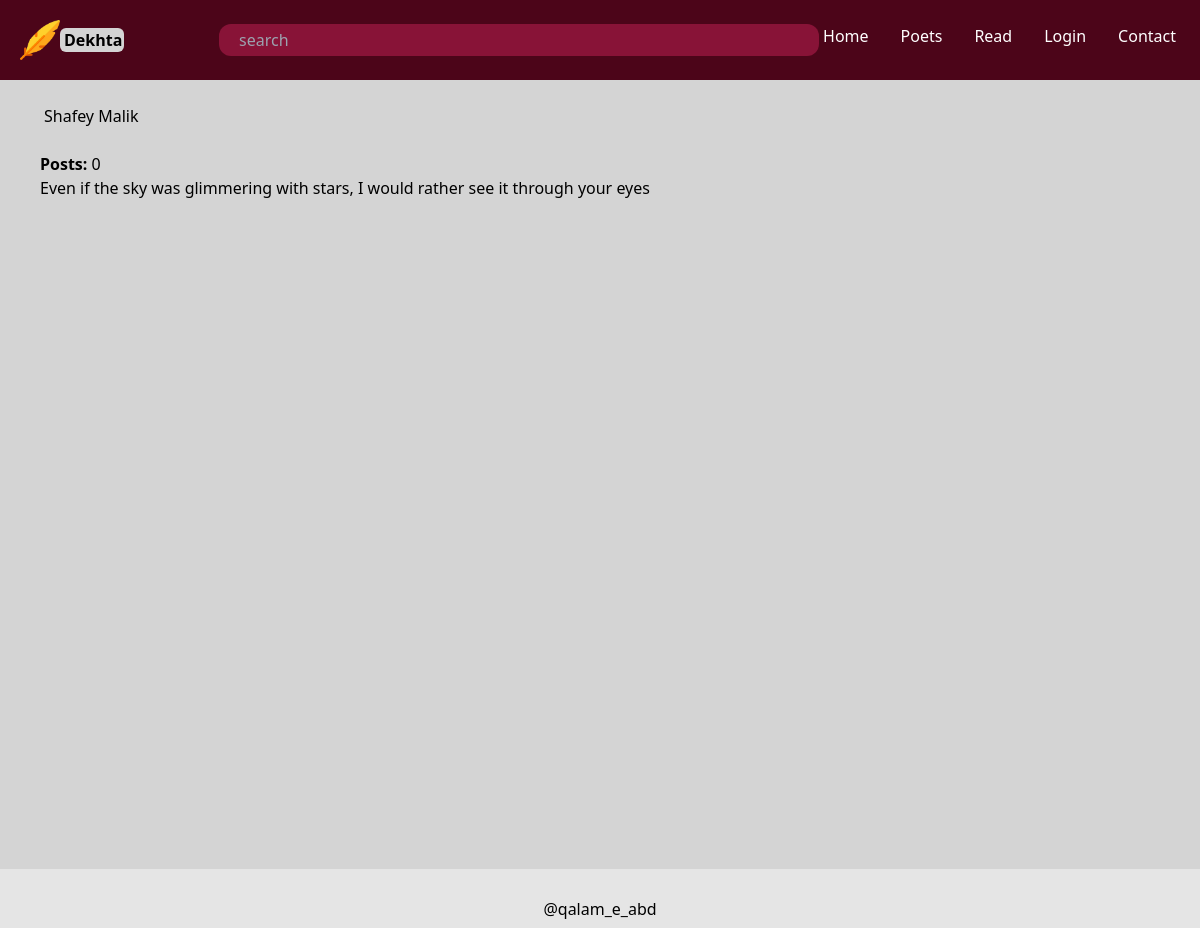
Page /poets/Shafey-Malik/ on the earlier database version.
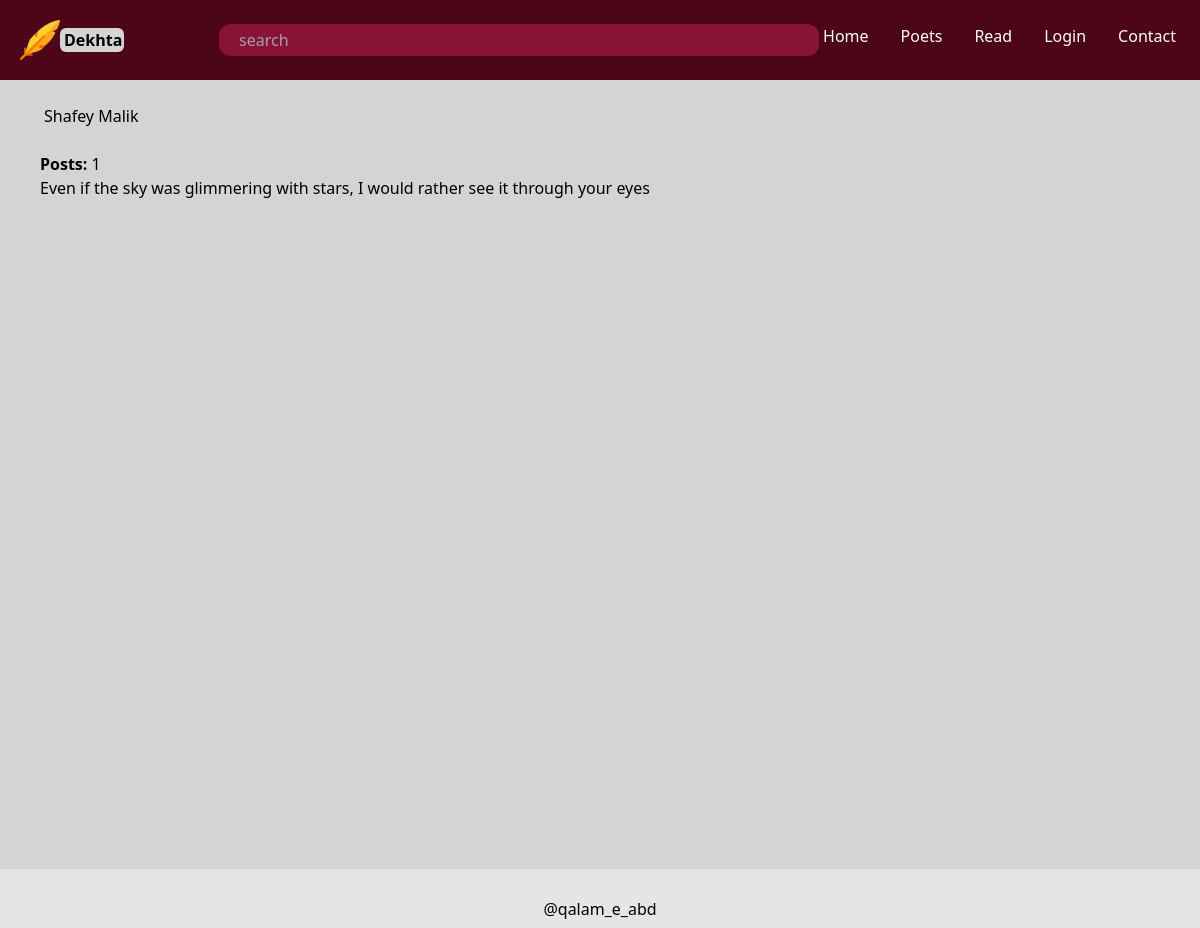
Same page on the later database version.
### dekhta/models.py (models this page shows, shortened)
class Poets(models.Model):
    user = models.OneToOneField(User, on_delete=models.CASCADE, null=True)
    first_name = models.CharField(max_length = 25)
    last_name = models.CharField(max_length = 25)
    posts_count = models.IntegerField(default = 0)

### dekhta/views.py (the view)
# urls.py: path('poets/<str:first_name>-<str:last_name>/', views.details, name = 'details'),
def details(request, first_name, last_name):
    poet = Poets.objects.get(first_name= first_name, last_name = last_name)
    all_posts = Post.objects.all().values()
    context = {'poet' : poet, 'posts' : all_posts, 'show_add_post_button' : False}
    if (request.user == poet.user):
        context['show_add_post_button'] = True
    return render(request, 'details.html', context)

### dekhta/templates/details.html (shortened to what this page needs)
{% extends 'navbar.html' %}
{% load static %}
{% block content %}
<main class="bg-neutral-300 px-5 md:px-10 h-[85vh]">
    <h1 class="pl-1 py-6">{{poet.first_name}} {{poet.last_name}}</h1>
    <p><b>Posts: </b> {{poet.posts_count}}</p>
    {% for p in posts reversed %}
        {% if poet.id is p.poet_id_id %}
            {{p.data|linebreaks}}
        {% endif %}
    {% endfor %}
</main>
{% endblock content %}

Differences in the rows shown:
changed Poets "Shafey": posts_count "0" → "1"
